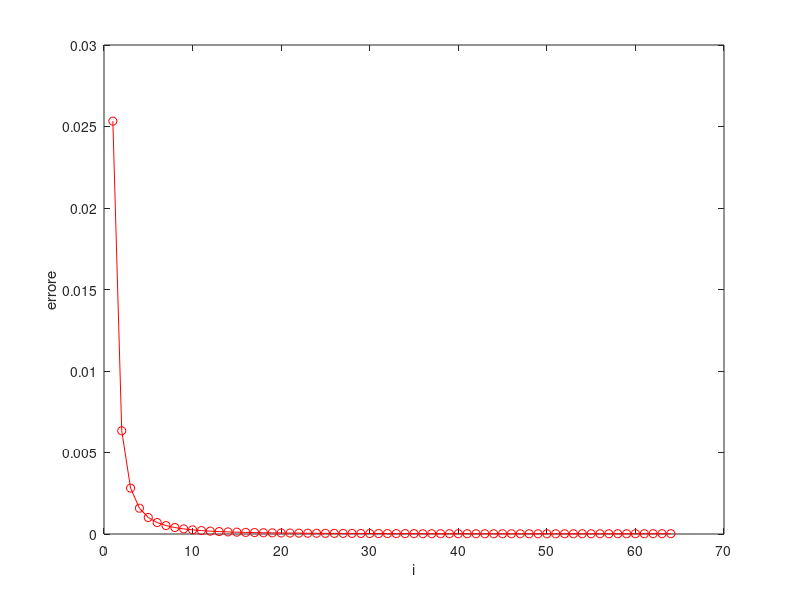
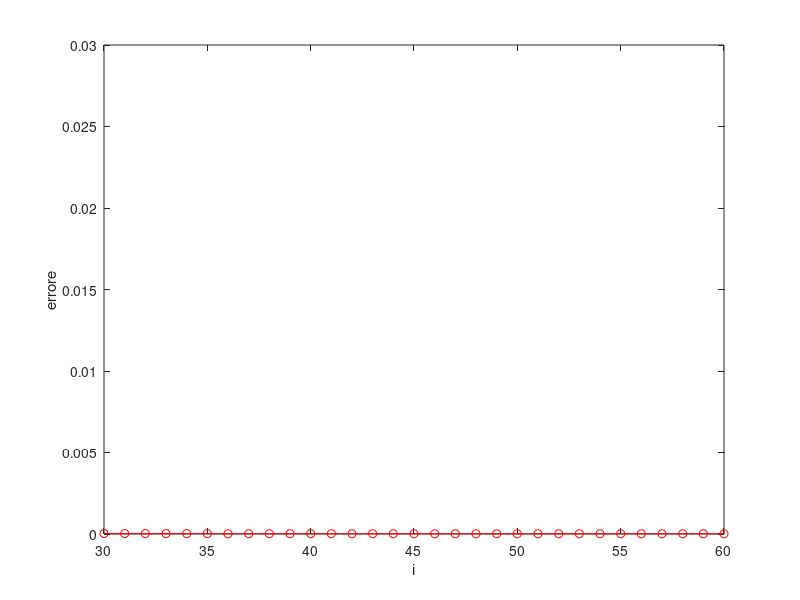
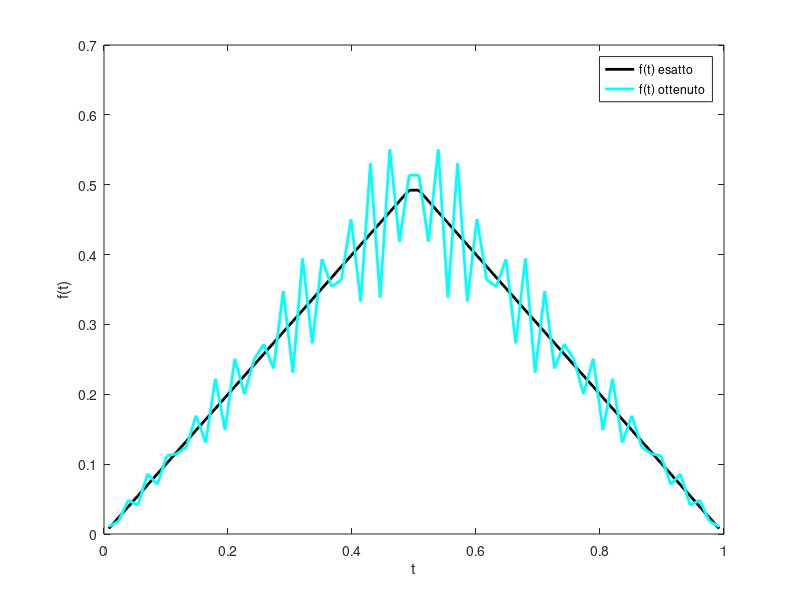
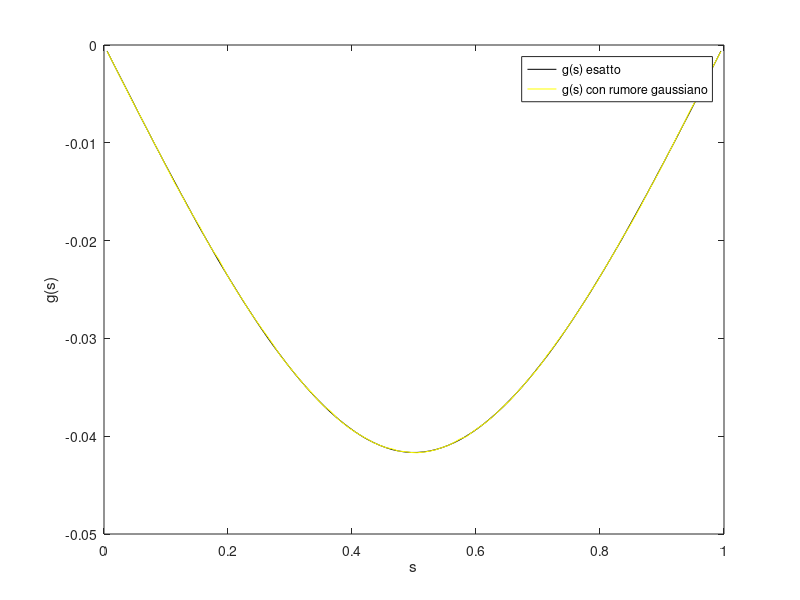

MATLAB code for these plots, in order:
% Calcolo Scientifico
% Quarto Progetto
% Primo Esercizio
% Problema Inverso

clear all, close all

nn=[8 16 32 64]; % il numero di intervalli
for n=nn
    m=100; % per s
    K=@(s,t)s.*(t-1)*(s<t)+t.*(s-1)*(s>=t); % kernel K(s,t)

    % metodo del punto medio (punti medi tra 0 e 1)
    ds=1/m;
    s=ds/2:ds:1-ds/2;
    dth=1/n;
    t=dth/2:dth:1-dth/2;
    for i=1:m
        for j=1:n
            KK(i,j)=K(s(i),t(j));
        end
    end
    A=1/n*KK; % la matrice A
end

%% decomposizione in valori singolari (SVD) per n=64

n=64;
cond(A);
rank(A);
[U,S,V]=svd(A);

for j=1:n
    mu(j)=1/(pi*j)^2; % valori singolari esatti
    err(j)=abs(S(j,j)-mu(j)); % errore
end

% il grafico dell'errore tra valori singolari esatti e
% valori singolari ottenuti
figure(1), plot(err,'r-o')
xlabel('i');
ylabel('errore');
figure(2), plot(err,'r-o')
xlabel('i');
ylabel('errore');
xlim([30 60]);

%% le funzioni g,f esatte; il rumore gaussiano

% la funzione g data:
g=@(s)((4*s^3-3*s)/24)*(s<1/2)+((-4*s^3+12*s^2-9*s+1)/24)*(s>=1/2);
% la funzione f=g'' esatta:
f_ex=@(t)t*(t<0.5)+(1-t)*(t>=0.5);

for i=1:m
    for j=1:n  
        gg(i)=g(s(i));
        ff_ex(j)=f_ex(t(j));
    end
end
f=A\gg'; % f ottenuta

% il grafico di f esatto vs. f ottenuto
figure(3), plot(t,ff_ex,'k','LineWidth',2), hold on
plot(t,f,'c','LineWidth',2), hold on
legend('f(t) esatto','f(t) ottenuto'), 
xlabel('t'), ylabel('f(t)'), hold off

% perturbazione di dati gg_i con un rumore gaussiano->g_p
var=(5e-5)^2;
gp=gg+sqrt(var)*randn(size(gg));

% il grafico di g esatto vs. g con rumore gaussiano
figure(4), plot(s,gg,'k'), hold on
plot(s,gp,'y'), hold on
legend('g(s) esatto','g(s) con rumore gaussiano'), 
xlabel('s'), ylabel('g(s)'), hold off

%% la soluzione "naive"

fp=A\gp'; 
% il grafico di f esatto vs. f naive
figure(5), plot(t,ff_ex,'m','LineWidth',2), hold on
plot(t,fp,'c','LineWidth',2), hold on
legend('f(t) esatto','f_N(t) naive')
xlabel('t'), ylabel('f(t)'), hold off


%% regolarizzazione di Tikhonov

Id=eye(size(A'*A));
lambda_grande=1e-3;
lambda_piccolo=1e-7;
flambda_grande=(A'*A+lambda_grande*Id)\(A'*gp');
flambda_piccolo=(A'*A+lambda_piccolo*Id)\(A'*gp');
% il grafico
figure(6), plot(t,ff_ex,'m','LineWidth',2), hold on
plot(t,flambda_grande,'b','LineWidth',2), hold on
plot(t,flambda_piccolo,'c','LineWidth',2), hold on
legend('f(t) esatto','f_{\lambda}(t) con \lambda grande','f_{\lambda}(t) con \lambda piccolo')
xlabel('t'), ylabel('f(t)'), hold off

% L-curve
lambda=logspace(-10,-1,1000);
Id=eye(size(A'*A));
for i=1:numel(lambda)
    flambda=(A'*A+lambda(i)*Id)\(A'*gp');
    norma(i)=norm(flambda,2);
    res(i)=norm(A*flambda-gp',2);
end
figure(7), loglog(res,norma,'b','LineWidth',2)
xlabel('norma residuo ||A*f_{\lambda}-g||')
ylabel('norma soluzione ||f_{\lambda}||')

%% regolarizzazione TSVD

% il grafico dei valori singolari
figure(8), plot(diag(S),'m-o');
xlabel('i')
ylabel('\sigma_i')

% TSVD
soglia=0.001;
for i=1:n
    if( S(i,i)<soglia )
        S(i,i)=0;
    end
end
Ak=U*S*V';
fk=Ak\gp';
figure(9), plot(t,ff_ex,'m','LineWidth',2), hold on
plot(t,fk,'c','LineWidth',2), hold on
legend('f(t) esatto','f_k(t) con TSVD')
xlabel('t'), ylabel('f(t)'), hold off
